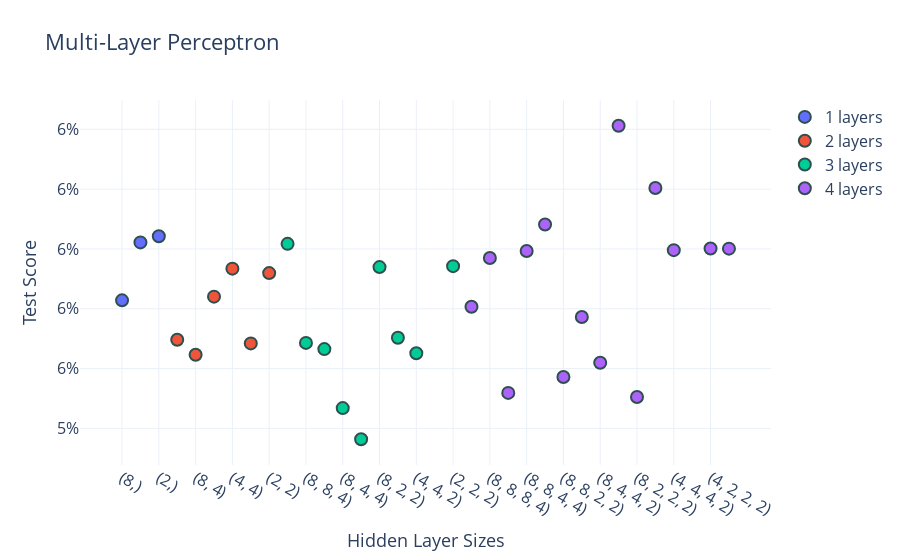

The notebook cell saved with this chart:
### Code cell
number_layers = [len(x) for x in hidden_layers]
hidden_layer_sizes = [repr(x) for x in hidden_layers]

d = pd.DataFrame(
    {
        "score": scores,
        "numlayers": number_layers,
        "hiddenlayers": hidden_layer_sizes

    }
)

traces = []
for i in range(1, max_layers+1):
    trace = go.Scatter(
        x = d[d.numlayers==i]["hiddenlayers"],
        y = d[d.numlayers==i]["score"],
        mode="markers",
        marker=dict(size=12, line=dict(width=2, color="DarkSlateGrey")),
        hovertemplate="""
            hidden layer sizes = %{x}<br>
            test score = %{y:.1%}<extra></extra>
            """,
        name=f"{i} layers"
    )
    traces.append(trace)

fig = go.Figure()
for trace in traces:
    fig.add_trace(trace)

fig.update_layout(
    title="Multi-Layer Perceptron",
    xaxis_title="Hidden Layer Sizes",
    yaxis_title="Test Score",
    yaxis_tickformat=".0%",
    template="plotly_white",
    xaxis_title_font_size=18,
    yaxis_title_font_size=18,
)
fig.show()

### Figure 1 — Plotly figure (JSON) as saved in the notebook; plotly's stock layout.template omitted (floating-point values rounded to 4 significant figures)
{"data": [{"hovertemplate": "\n            hidden layer sizes = %{x}<br>\n            test score = %{y:.1%}<extra></extra>\n            ", "marker": {"line": {"color": "DarkSlateGrey", "width": 2}, "size": 12}, "mode": "markers", "name": "1 layers", "type": "scatter", "x": ["(8,)", "(4,)", "(2,)"], "y": [0.05828, 0.06022, 0.06042]}, {"hovertemplate": "\n            hidden layer sizes = %{x}<br>\n            test score = %{y:.1%}<extra></extra>\n            ", "marker": {"line": {"color": "DarkSlateGrey", "width": 2}, "size": 12}, "mode": "markers", "name": "2 layers", "type": "scatter", "x": ["(8, 8)", "(8, 4)", "(8, 2)", "(4, 4)", "(4, 2)", "(2, 2)"], "y": [0.05696, 0.05646, 0.05841, 0.05934, 0.05684, 0.05919]}, {"hovertemplate": "\n            hidden layer sizes = %{x}<br>\n            test score = %{y:.1%}<extra></extra>\n            ", "marker": {"line": {"color": "DarkSlateGrey", "width": 2}, "size": 12}, "mode": "markers", "name": "3 layers", "type": "scatter", "x": ["(8, 8, 8)", "(8, 8, 4)", "(8, 8, 2)", "(8, 4, 4)", "(8, 4, 2)", "(8, 2, 2)", "(4, 4, 4)", "(4, 4, 2)", "(4, 2, 2)", "(2, 2, 2)"], "y": [0.06017, 0.05686, 0.05665, 0.05468, 0.05364, 0.05939, 0.05703, 0.05651, null, 0.05943]}, {"hovertemplate": "\n            hidden layer sizes = %{x}<br>\n            test score = %{y:.1%}<extra></extra>\n            ", "marker": {"line": {"color": "DarkSlateGrey", "width": 2}, "size": 12}, "mode": "markers", "name": "4 layers", "type": "scatter", "x": ["(8, 8, 8, 8)", "(8, 8, 8, 4)", "(8, 8, 8, 2)", "(8, 8, 4, 4)", "(8, 8, 4, 2)", "(8, 8, 2, 2)", "(8, 4, 4, 4)", "(8, 4, 4, 2)", "(8, 4, 2, 2)", "(8, 2, 2, 2)", "(4, 4, 4, 4)", "(4, 4, 4, 2)", "(4, 4, 2, 2)", "(4, 2, 2, 2)", "(2, 2, 2, 2)"], "y": [0.05807, 0.0597, 0.05519, 0.05993, 0.06082, 0.05572, 0.05773, 0.05619, 0.06412, 0.05505, 0.06204, 0.05996, null, 0.06001, 0.06001]}], "layout": {"font": {"size": 16}, "title": {"text": "Multi-Layer Perceptron"}, "xaxis": {"title": {"font": {"size": 18}, "text": "Hidden Layer Sizes"}}, "yaxis": {"tickformat": ".0%", "title": {"font": {"size": 18}, "text": "Test Score"}}}}
